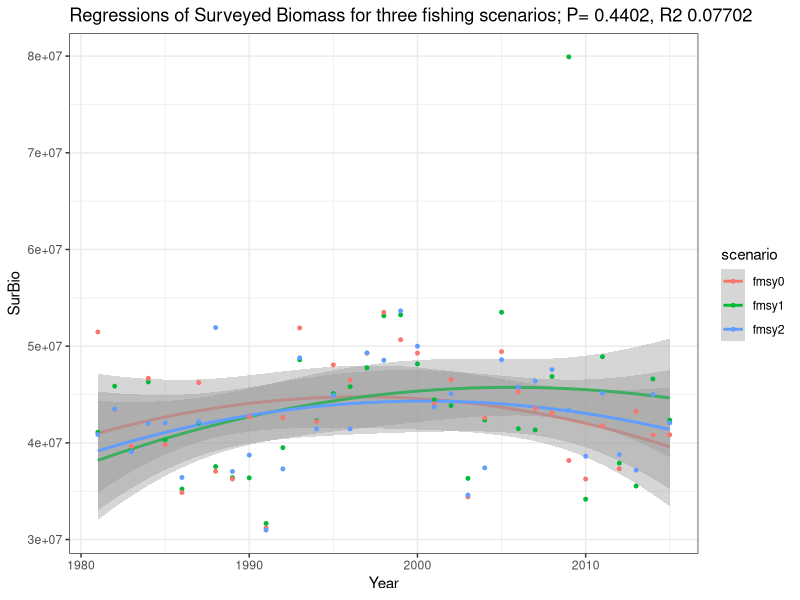
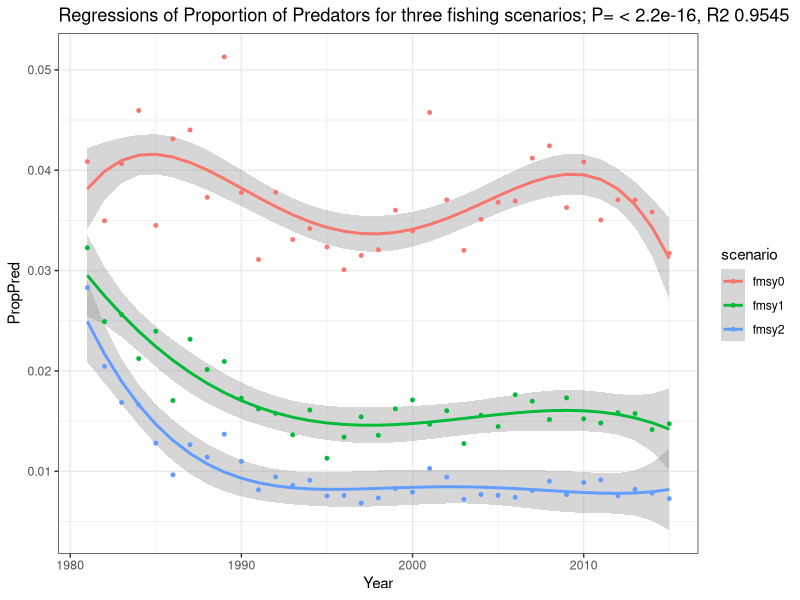
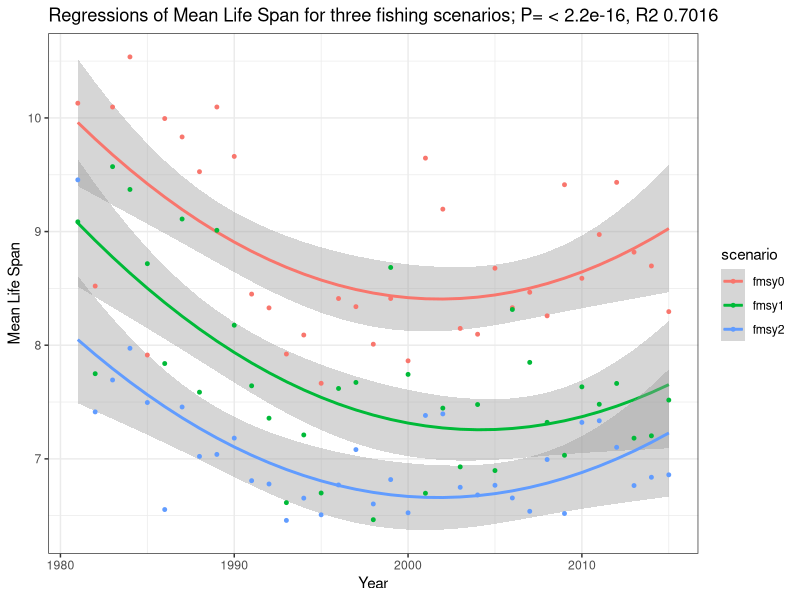
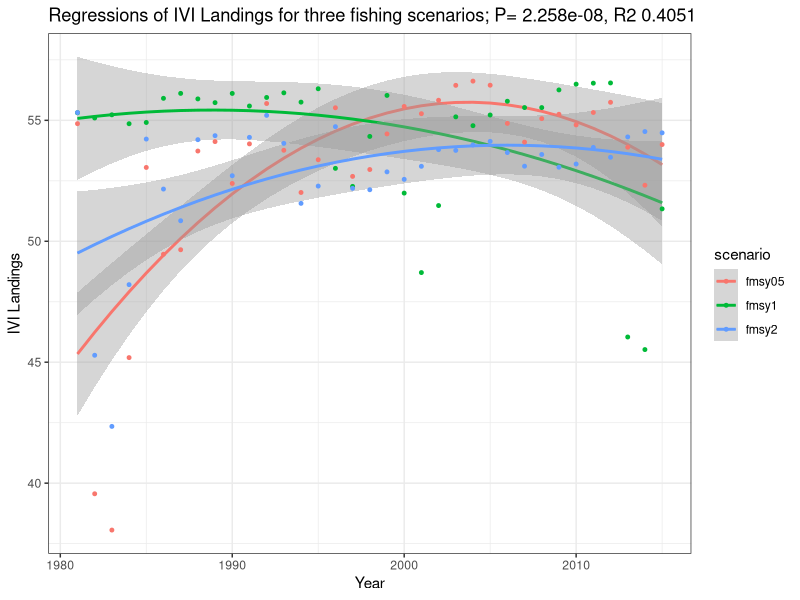
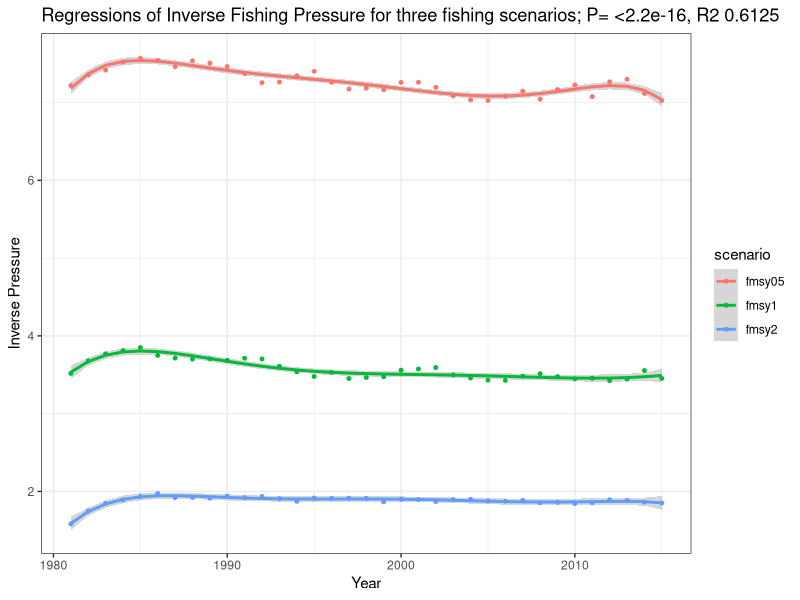
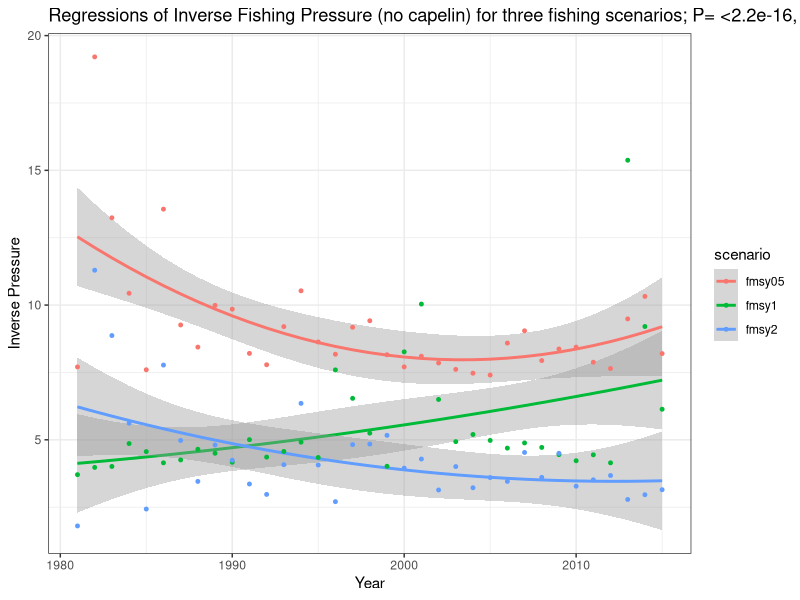
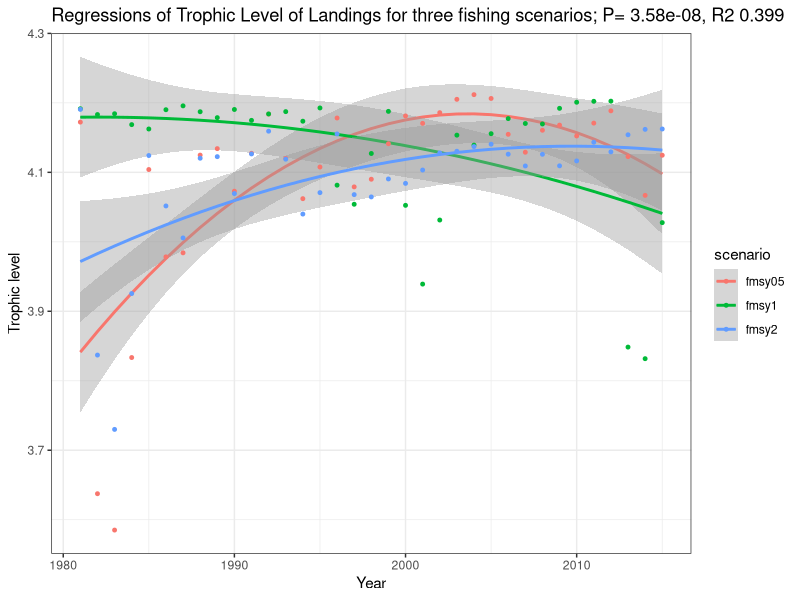
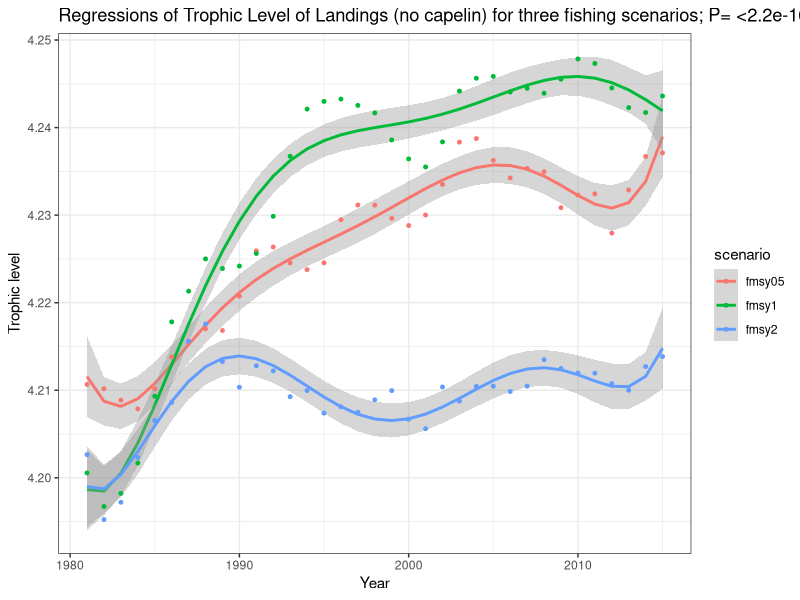

These figures' R source, in order:
library(tidyverse)
library(car)

####SURVYED BIOMASS######
read.csv("stats/indiseas/surveyed_biomass.csv")  -> surbio

surbio0<- lm(total_biomass_surveyed ~ poly(year, 2), data=surbio)
surbio1<- lm(total_biomass_surveyed ~ poly(year, 2) * scenario, data=surbio)
#surbio2<- lm(total_biomass_surveyed ~ poly(year, 3) * scenario, data=surbio)

anova(surbio0,surbio1)
##Insignificant difference between regressions

#Plotting regressions#
dat.a = data.frame(year= 1981:2015, scenario='fmsy0')
intervals.a <- predict(surbio1,newdata = dat.a,interval='confidence',
                       level=0.95)
data.frame(intervals.a) -> intervals.a
intervals.a%>% mutate(year = 1981:2015) %>% select(year, everything()) %>% mutate(scenario='fmsy0')-> intervals.a

dat.b = data.frame(year= 1981:2015, scenario='fmsy1')
intervals.b<- predict(surbio1, newdata = dat.b, interval='confidence', level=0.95)
data.frame(intervals.b) -> intervals.b
intervals.b%>% mutate(year = 1981:2015) %>% select(year, everything())%>% mutate(scenario='fmsy1') -> intervals.b
dat.c = data.frame(year= 1981:2015, scenario='fmsy2')
intervals.c<- predict(surbio1, newdata = dat.c, interval='confidence', level=0.95)
data.frame(intervals.c) -> intervals.c
intervals.c%>% mutate(year = 1981:2015) %>% select(year, everything()) %>% mutate(scenario='fmsy2') -> intervals.c

new_intervals<- rbind(intervals.a, intervals.b, intervals.c)
ggplot(new_intervals, aes(x =year, y = fit)) +
  theme_bw() +
  geom_line(aes(colour=scenario)) +
  geom_smooth(aes(ymin = lwr, ymax = upr, colour=scenario), stat = "identity") +
  geom_point(data = surbio, aes(x = year, y = total_biomass_surveyed, colour=scenario), size=1)+
  xlab("Year") +
  ylab("SurBio") +
  ggtitle("Regressions of Surveyed Biomass for three fishing scenarios; P= 0.4402, R2 0.07702")

#####PROPPRED SURVEYED#########
read.csv("stats/indiseas/proppred_surveyed.csv")  -> pred

pred0<- lm(proppred ~ poly(year, 4), data=pred)
pred1<- lm(proppred ~ poly(year, 4) * scenario, data=pred)
#pred2<- lm(proppred ~ poly(year, 5) * scenario, data=pred)

anova(pred0,pred1)
##Significant difference between regressions

#Plotting regressions#
dat.a = data.frame(year= 1981:2015, scenario='fmsy0')
intervals.a <- predict(pred1,newdata = dat.a,interval='confidence',
                       level=0.95)
data.frame(intervals.a) -> intervals.a
intervals.a%>% mutate(year = 1981:2015) %>% select(year, everything()) %>% mutate(scenario='fmsy0')-> intervals.a

dat.b = data.frame(year= 1981:2015, scenario='fmsy1')
intervals.b<- predict(pred1, newdata = dat.b, interval='confidence', level=0.95)
data.frame(intervals.b) -> intervals.b
intervals.b%>% mutate(year = 1981:2015) %>% select(year, everything())%>% mutate(scenario='fmsy1') -> intervals.b
dat.c = data.frame(year= 1981:2015, scenario='fmsy2')
intervals.c<- predict(pred1, newdata = dat.c, interval='confidence', level=0.95)
data.frame(intervals.c) -> intervals.c
intervals.c%>% mutate(year = 1981:2015) %>% select(year, everything()) %>% mutate(scenario='fmsy2') -> intervals.c

new_intervals<- rbind(intervals.a, intervals.b, intervals.c)
ggplot(new_intervals, aes(x =year, y = fit)) +
  theme_bw() +
  geom_line(aes(colour=scenario)) +
  geom_smooth(aes(ymin = lwr, ymax = upr, colour=scenario), stat = "identity") +
  geom_point(data = pred, aes(x = year, y = proppred, colour=scenario), size=1)+
  xlab("Year") +
  ylab("PropPred") +
  ggtitle("Regressions of Proportion of Predators for three fishing scenarios; P= < 2.2e-16, R2 0.9545")

#####MEAN LIFE SPAN#########
read.csv("stats/indiseas/mean_life_span.csv")  -> life_span

life0<- lm(mean_life_span ~ poly(year, 2), data=life_span)
life1<- lm(mean_life_span ~ poly(year, 2) * scenario, data=life_span)
#life2<- lm(mean_life_span ~ poly(year, 3) * scenario, data=life_span)

anova(life0,life1)
##Significant difference between regressions

#Plotting regressions#
dat.a = data.frame(year= 1981:2015, scenario='fmsy0')
intervals.a <- predict(life1,newdata = dat.a,interval='confidence',
                       level=0.95)
data.frame(intervals.a) -> intervals.a
intervals.a%>% mutate(year = 1981:2015) %>% select(year, everything()) %>% mutate(scenario='fmsy0')-> intervals.a

dat.b = data.frame(year= 1981:2015, scenario='fmsy1')
intervals.b<- predict(life1, newdata = dat.b, interval='confidence', level=0.95)
data.frame(intervals.b) -> intervals.b
intervals.b%>% mutate(year = 1981:2015) %>% select(year, everything())%>% mutate(scenario='fmsy1') -> intervals.b
dat.c = data.frame(year= 1981:2015, scenario='fmsy2')
intervals.c<- predict(life1, newdata = dat.c, interval='confidence', level=0.95)
data.frame(intervals.c) -> intervals.c
intervals.c%>% mutate(year = 1981:2015) %>% select(year, everything()) %>% mutate(scenario='fmsy2') -> intervals.c

new_intervals<- rbind(intervals.a, intervals.b, intervals.c)
ggplot(new_intervals, aes(x =year, y = fit)) +
  theme_bw() +
  geom_line(aes(colour=scenario)) +
  geom_smooth(aes(ymin = lwr, ymax = upr, colour=scenario), stat = "identity") +
  geom_point(data = life_span, aes(x = year, y = mean_life_span, colour=scenario), size=1)+
  xlab("Year") +
  ylab("Mean Life Span") +
  ggtitle("Regressions of Mean Life Span for three fishing scenarios; P= < 2.2e-16, R2 0.7016")

#####IVI Landings#########
read.csv("stats/indiseas/ivi_landings.csv")  -> ivi

ivi0<- lm(ivi_landings ~ poly(year, 2), data=ivi
          )
ivi1<- lm(ivi_landings ~ poly(year, 2) * scenario, data=ivi)
#ivi2<- lm(ivi_landings ~ poly(year, 3) * scenario, data=ivi)

anova(ivi0,ivi1)
##Significant difference between regressions

#Plotting regressions#
dat.a = data.frame(year= 1981:2015, scenario='fmsy05')
intervals.a <- predict(ivi1,newdata = dat.a,interval='confidence',
                       level=0.95)
data.frame(intervals.a) -> intervals.a
intervals.a%>% mutate(year = 1981:2015) %>% select(year, everything()) %>% mutate(scenario='fmsy05')-> intervals.a

dat.b = data.frame(year= 1981:2015, scenario='fmsy1')
intervals.b<- predict(ivi1, newdata = dat.b, interval='confidence', level=0.95)
data.frame(intervals.b) -> intervals.b
intervals.b%>% mutate(year = 1981:2015) %>% select(year, everything())%>% mutate(scenario='fmsy1') -> intervals.b
dat.c = data.frame(year= 1981:2015, scenario='fmsy2')
intervals.c<- predict(ivi1, newdata = dat.c, interval='confidence', level=0.95)
data.frame(intervals.c) -> intervals.c
intervals.c%>% mutate(year = 1981:2015) %>% select(year, everything()) %>% mutate(scenario='fmsy2') -> intervals.c

new_intervals<- rbind(intervals.a, intervals.b, intervals.c)
ggplot(new_intervals, aes(x =year, y = fit)) +
  theme_bw() +
  geom_line(aes(colour=scenario)) +
  geom_smooth(aes(ymin = lwr, ymax = upr, colour=scenario), stat = "identity") +
  geom_point(data = ivi, aes(x = year, y = ivi_landings, colour=scenario), size=1)+
  xlab("Year") +
  ylab("IVI Landings") +
  ggtitle("Regressions of IVI Landings for three fishing scenarios; P= 2.258e-08, R2 0.4051")

#ivi_test<- filter(ivi, scenario %in% c("fmsy05", "fmsy2"))
##When filtering out fmsy1 and comparing anova with and without scenario, there is no significant difference between fmsy2
#and fmsy05

###INVERSE PRESSURE#######
read.csv("stats/indiseas/inverse_pressure_nocapelin.csv")  -> invp

invp0<- lm(inversepressure ~ poly(year, 6), data=invp)
invp1<- lm(inversepressure ~ poly(year, 6) * scenario, data=invp)
#invp2<- lm(inversepressure ~ poly(year, 7) * scenario, data=invp)

anova(invp0,invp1)
##Significant difference between regressions

#Plotting regressions#
dat.a = data.frame(year= 1981:2015, scenario='fmsy05')
intervals.a <- predict(invp1,newdata = dat.a,interval='confidence',
                       level=0.95)
data.frame(intervals.a) -> intervals.a
intervals.a%>% mutate(year = 1981:2015) %>% select(year, everything()) %>% mutate(scenario='fmsy05')-> intervals.a

dat.b = data.frame(year= 1981:2015, scenario='fmsy1')
intervals.b<- predict(invp1, newdata = dat.b, interval='confidence', level=0.95)
data.frame(intervals.b) -> intervals.b
intervals.b%>% mutate(year = 1981:2015) %>% select(year, everything())%>% mutate(scenario='fmsy1') -> intervals.b
dat.c = data.frame(year= 1981:2015, scenario='fmsy2')
intervals.c<- predict(invp1, newdata = dat.c, interval='confidence', level=0.95)
data.frame(intervals.c) -> intervals.c
intervals.c%>% mutate(year = 1981:2015) %>% select(year, everything()) %>% mutate(scenario='fmsy2') -> intervals.c

new_intervals<- rbind(intervals.a, intervals.b, intervals.c)
ggplot(new_intervals, aes(x =year, y = fit)) +
  theme_bw() +
  geom_line(aes(colour=scenario)) +
  geom_smooth(aes(ymin = lwr, ymax = upr, colour=scenario), stat = "identity") +
  geom_point(data = invp, aes(x = year, y = inversepressure, colour=scenario), size=1)+
  xlab("Year") +
  ylab("Inverse Pressure") +
  ggtitle("Regressions of Inverse Fishing Pressure for three fishing scenarios; P= <2.2e-16, R2 0.6125")
#####INVERSE PRESSURE NO CAPELIN#####
read.csv("stats/indiseas/inverse_pressure.csv")  -> invp

invp0<- lm(inversepressure ~ poly(year, 2), data=invp)
invp1<- lm(inversepressure ~ poly(year, 2) * scenario, data=invp)
#invp2<- lm(inversepressure ~ poly(year, 3) * scenario, data=invp)

anova(invp0,invp1)
##Significant difference between regressions

#Plotting regressions#
dat.a = data.frame(year= 1981:2015, scenario='fmsy05')
intervals.a <- predict(invp1,newdata = dat.a,interval='confidence',
                       level=0.95)
data.frame(intervals.a) -> intervals.a
intervals.a%>% mutate(year = 1981:2015) %>% select(year, everything()) %>% mutate(scenario='fmsy05')-> intervals.a

dat.b = data.frame(year= 1981:2015, scenario='fmsy1')
intervals.b<- predict(invp1, newdata = dat.b, interval='confidence', level=0.95)
data.frame(intervals.b) -> intervals.b
intervals.b%>% mutate(year = 1981:2015) %>% select(year, everything())%>% mutate(scenario='fmsy1') -> intervals.b
dat.c = data.frame(year= 1981:2015, scenario='fmsy2')
intervals.c<- predict(invp1, newdata = dat.c, interval='confidence', level=0.95)
data.frame(intervals.c) -> intervals.c
intervals.c%>% mutate(year = 1981:2015) %>% select(year, everything()) %>% mutate(scenario='fmsy2') -> intervals.c

new_intervals<- rbind(intervals.a, intervals.b, intervals.c)
ggplot(new_intervals, aes(x =year, y = fit)) +
  theme_bw() +
  geom_line(aes(colour=scenario)) +
  geom_smooth(aes(ymin = lwr, ymax = upr, colour=scenario), stat = "identity") +
  geom_point(data = invp, aes(x = year, y = inversepressure, colour=scenario), size=1)+
  xlab("Year") +
  ylab("Inverse Pressure") +
  ggtitle("Regressions of Inverse Fishing Pressure (no capelin) for three fishing scenarios; P= <2.2e-16, R2 0.9996")

####TL LANDINGS######
read.csv("stats/indiseas/tl_landings.csv")  -> tll

tll0<- lm(trophic_level_landings ~ poly(year, 2), data=tll)
tll1<- lm(trophic_level_landings ~ poly(year, 2) * scenario, data=tll)
#tll2<- lm(trophic_level_landings ~ poly(year, 3) * scenario, data=tll)

anova(tll0,tll1)
##Significant difference between regressions

#Plotting regressions#
dat.a = data.frame(year= 1981:2015, scenario='fmsy05')
intervals.a <- predict(tll1,newdata = dat.a,interval='confidence',
                       level=0.95)
data.frame(intervals.a) -> intervals.a
intervals.a%>% mutate(year = 1981:2015) %>% select(year, everything()) %>% mutate(scenario='fmsy05')-> intervals.a

dat.b = data.frame(year= 1981:2015, scenario='fmsy1')
intervals.b<- predict(tll1, newdata = dat.b, interval='confidence', level=0.95)
data.frame(intervals.b) -> intervals.b
intervals.b%>% mutate(year = 1981:2015) %>% select(year, everything())%>% mutate(scenario='fmsy1') -> intervals.b
dat.c = data.frame(year= 1981:2015, scenario='fmsy2')
intervals.c<- predict(tll1, newdata = dat.c, interval='confidence', level=0.95)
data.frame(intervals.c) -> intervals.c
intervals.c%>% mutate(year = 1981:2015) %>% select(year, everything()) %>% mutate(scenario='fmsy2') -> intervals.c

new_intervals<- rbind(intervals.a, intervals.b, intervals.c)
ggplot(new_intervals, aes(x =year, y = fit)) +
  theme_bw() +
  geom_line(aes(colour=scenario)) +
  geom_smooth(aes(ymin = lwr, ymax = upr, colour=scenario), stat = "identity") +
  geom_point(data = tll, aes(x = year, y = trophic_level_landings, colour=scenario), size=1)+
  xlab("Year") +
  ylab("Trophic level") +
  ggtitle("Regressions of Trophic Level of Landings for three fishing scenarios; P= 3.58e-08, R2 0.399")

####TL LANDINGS NO CAPELINE######
read.csv("stats/indiseas/tl_landings_nocapelin.csv")  -> tll

tll0<- lm(trophic_level_landings ~ poly(year, 6), data=tll)
tll1<- lm(trophic_level_landings ~ poly(year, 6) * scenario, data=tll)
#tll2<- lm(trophic_level_landings ~ poly(year, 7) * scenario, data=tll)

anova(tll0,tll1)
##Significant difference between regressions

#Plotting regressions#
dat.a = data.frame(year= 1981:2015, scenario='fmsy05')
intervals.a <- predict(tll1,newdata = dat.a,interval='confidence',
                       level=0.95)
data.frame(intervals.a) -> intervals.a
intervals.a%>% mutate(year = 1981:2015) %>% select(year, everything()) %>% mutate(scenario='fmsy05')-> intervals.a

dat.b = data.frame(year= 1981:2015, scenario='fmsy1')
intervals.b<- predict(tll1, newdata = dat.b, interval='confidence', level=0.95)
data.frame(intervals.b) -> intervals.b
intervals.b%>% mutate(year = 1981:2015) %>% select(year, everything())%>% mutate(scenario='fmsy1') -> intervals.b
dat.c = data.frame(year= 1981:2015, scenario='fmsy2')
intervals.c<- predict(tll1, newdata = dat.c, interval='confidence', level=0.95)
data.frame(intervals.c) -> intervals.c
intervals.c%>% mutate(year = 1981:2015) %>% select(year, everything()) %>% mutate(scenario='fmsy2') -> intervals.c

new_intervals<- rbind(intervals.a, intervals.b, intervals.c)
ggplot(new_intervals, aes(x =year, y = fit)) +
  theme_bw() +
  geom_line(aes(colour=scenario)) +
  geom_smooth(aes(ymin = lwr, ymax = upr, colour=scenario), stat = "identity") +
  geom_point(data = tll, aes(x = year, y = trophic_level_landings, colour=scenario), size=1)+
  xlab("Year") +
  ylab("Trophic level") +
  ggtitle("Regressions of Trophic Level of Landings (no capelin) for three fishing scenarios; P= <2.2e-16, R2 0.9732")

